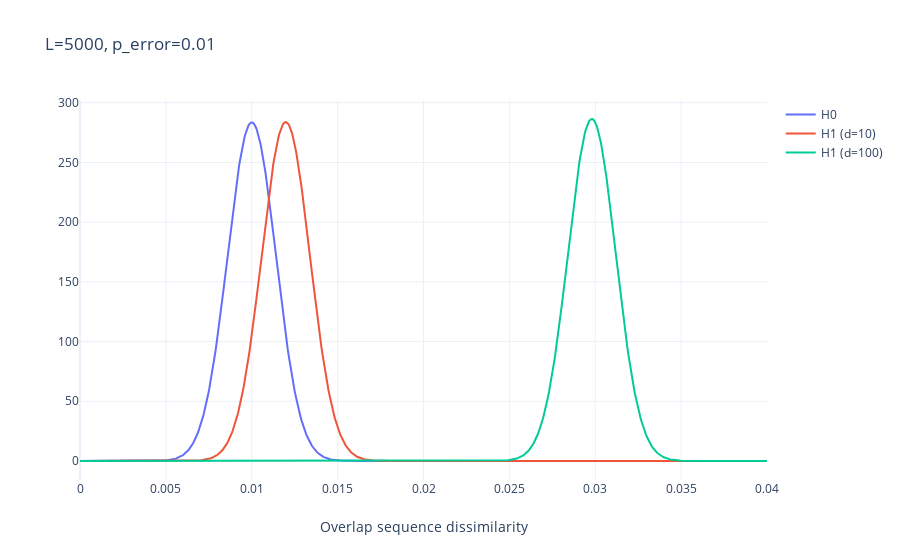

The notebook cell saved with this chart:
### Code cell
show_plot([make_scatter(np.linspace(x_min, x_max, 1000), y0, mode="lines", line_width=2, name="H0"),
           make_scatter(np.linspace(x_min, x_max, 1000), y1_1, mode="lines", line_width=2, name=f"H1 (d={d1})"),
           make_scatter(np.linspace(x_min, x_max, 1000), y1_2, mode="lines", line_width=2, name=f"H1 (d={d2})")],
          make_layout(title=f"L={L}, p_error={p_error}", x_title="Overlap sequence dissimilarity"))

### Figure 1 — Plotly figure (JSON) as saved in the notebook; plotly's stock layout.template omitted (floating-point values rounded to 4 significant figures; data arrays with more than 128 entries replaced by an {"elided": "..."} marker saying what was removed)
{"data": [{"line": {"width": 2}, "mode": "lines", "name": "H0", "showlegend": true, "type": "scatter", "x": {"elided": "1000 float values"}, "y": {"elided": "1000 float values"}}, {"line": {"width": 2}, "mode": "lines", "name": "H1 (d=10)", "showlegend": true, "type": "scatter", "x": {"elided": "1000 float values"}, "y": {"elided": "1000 float values"}}, {"line": {"width": 2}, "mode": "lines", "name": "H1 (d=100)", "showlegend": true, "type": "scatter", "x": {"elided": "1000 float values"}, "y": {"elided": "1000 float values"}}], "layout": {"hovermode": "closest", "title": {"text": "L=5000, p_error=0.01"}, "xaxis": {"showgrid": true, "title": {"text": "Overlap sequence dissimilarity"}, "zeroline": true}, "yaxis": {"showgrid": true, "zeroline": true}}}
